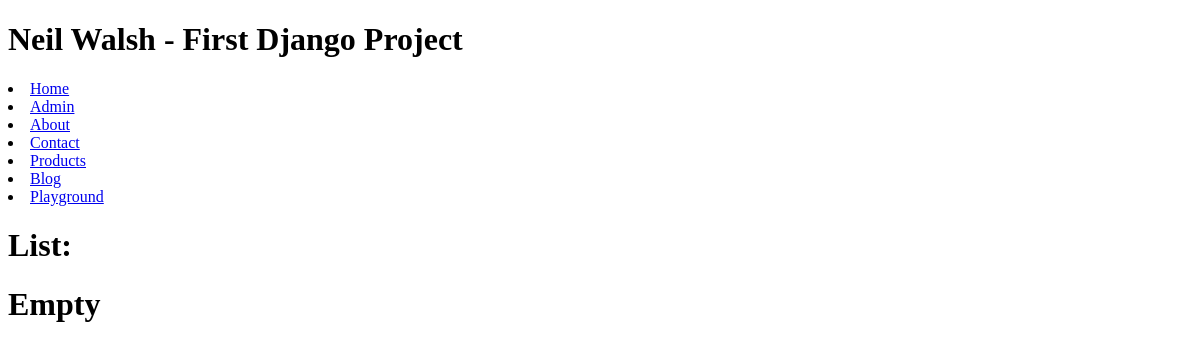
Page /blog/ on the earlier database version.
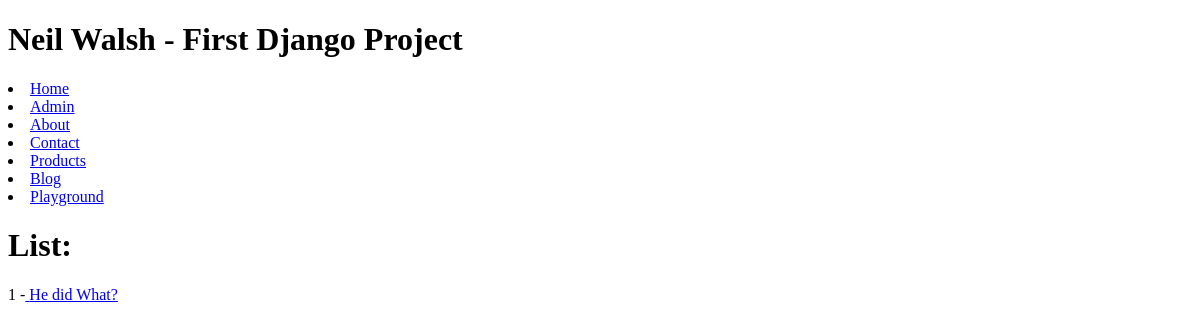
Same page on the later database version.
### blog/models.py (models this page shows)
class Article(models.Model):
    title = models.CharField(max_length=120) #max_length required
    content = models.TextField(blank=True,null=True)
    active = models.BooleanField(default=True) #blank - field that is rendereed, null- database
    def get_absolute_url(self):
        return reverse("articles:article-detail", kwargs={"id": self.id})

### blog/views.py (the view)
# urls.py: path('', ArticleListView.as_view(), name='article-list'), #path to the blog list page
class ArticleListView(ListView):
    template_name = 'articles/article_list.html' #overide the default template name
    queryset = Article.objects.all() #blog/[modlename]_list.html

### blog/templates/articles/article_list.html
{%extends 'base.html'%}
{% block content %}
<h1>List:</h1>
{% if object_list%}
    {% for instance in object_list %}
        <p>{{ instance.id }} -<a href='{{ instance.get_absolute_url}}'> {{ instance.title }}</a></p>
    {% endfor %}
{% else %}
    <h1>Empty</h1>
{% endif %}
{% endblock %}

Differences in the rows shown:
added Article: id "1", title "He did What?"
Other differences:
text no longer shown: "Empty"
